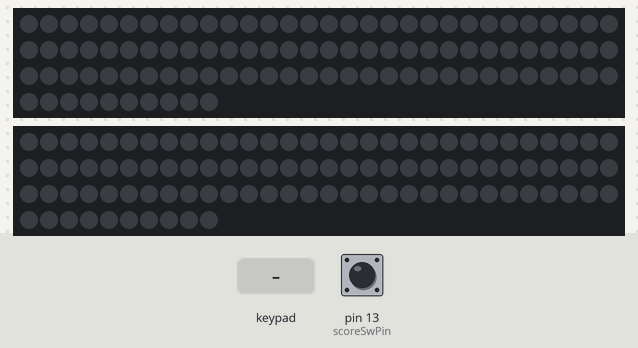
A sketch run on a simulated Arduino Uno, built with avr-gcc and run on an emulated ATmega328P. Shown: 2 × 100 RGB LEDs in strip order, left to right, continuing on the next row. Inputs (shaded band) come from the test bench; at power-on: pin 13 (scoreSwPin) LOW. The strip is taken to match the declared colour order.

Above: at 1.2 s.
1.3 s: keypad keys 7 2 3 5 pressed 0.4 s apart
At 2.7 s:
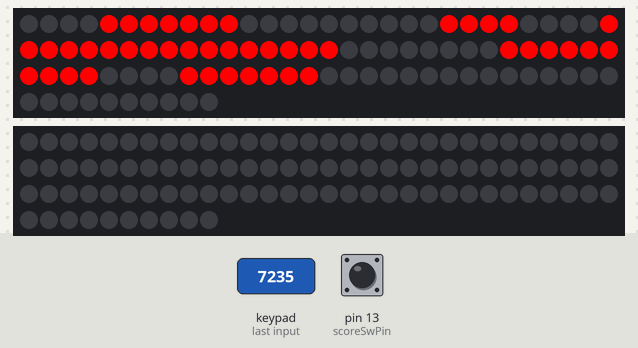
4.4 s: keypad keys 7 2 3 5 # pressed 0.4 s apart
At 6.9 s:
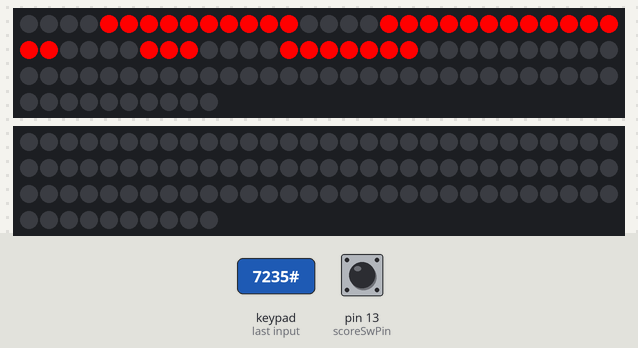
Timing chart, 0 to 8.4 s (numbered marks = the images above; inputs shaded):
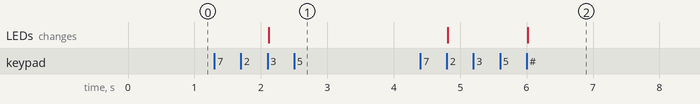

Measured:
- after the input at 1.3 s, the LEDs: change after 0.82 s (image 1)
- after the input at 4.4 s, the LEDs: first change after 0.42 s (image 2 shows a later state)

The sketch:

ScoreboardScores.ino
```cpp
/*
   File:   ScoreboardScores.ino
   Author: Janna Camperman

   Code Description: Displays two 3-digit scores from keypad input.

   Hardware: Arduino Uno, 12 Button Keypad, 2x 4-digit serial 7-Segment Displays (Sparkfun),
             On-On SPDT Switch
*/

#include <Key.h>
#include <Keypad.h>
#include <SoftwareSerial.h>
#include <Wire.h>
#include <Adafruit_NeoPixel.h>

#define scoreSwPin 13 // used to determine which score to write to -- on-on toggle switch used
#define rxPin1 15
#define txPin1 12
#define rxPin2 14
#define txPin2 11
#define ledPin1 9
#define ledPin2 10

SoftwareSerial serDisp1(rxPin1, txPin1); // used to display score1 on the control console
SoftwareSerial serDisp2(rxPin2, txPin2); // used to display score2 on the control console

// keypad initialization
const byte ROWS = 4;
const byte COLS = 3;
char keys[ROWS][COLS] = {
  {'1','2','3'},
  {'4','5','6'},
  {'7','8','9'},
  {'#','0','*'}
};
// the pins were ordered so that they are in order from the physical keypad 8-2 (L to R)
byte rowPins[ROWS] = {7, 2, 3, 5};
byte colPins[COLS] = {6, 8, 4};
Keypad keypad = Keypad( makeKeymap(keys), rowPins, colPins, ROWS, COLS );

//LED initialization
Adafruit_NeoPixel strip1 = Adafruit_NeoPixel(100, ledPin1, NEO_RGB + NEO_KHZ800); // Score1 on scoreboard
Adafruit_NeoPixel strip2 = Adafruit_NeoPixel(100, ledPin2, NEO_RGB + NEO_KHZ800); // Score2 on scoreboard

// LED layout on scoreboard
//      5  6  7
//  4            8
//  3            9
//  2            10
//  1            11
//     14 13 12
// 15            25
// 16            24
// 17            23
// 18            22
//     19 20 21

int ledLayout[10][28] = {
  {1,1,1,1, 1,1,1, 1,1,1,1, 0,0,0, 1,1,1,1, 1,1,1, 1,1,1,1}, //0
  {0,0,0,0, 0,0,0, 1,1,1,1, 0,0,0, 0,0,0,0, 0,0,0, 1,1,1,1}, //1
  {0,0,0,0, 1,1,1, 1,1,1,1, 1,1,1, 1,1,1,1, 1,1,1, 0,0,0,0}, //2
  {0,0,0,0, 1,1,1, 1,1,1,1, 1,1,1, 0,0,0,0, 1,1,1, 1,1,1,1}, //3
  {1,1,1,1, 0,0,0, 1,1,1,1, 1,1,1, 0,0,0,0, 0,0,0, 1,1,1,1}, //4
  {1,1,1,1, 1,1,1, 0,0,0,0, 1,1,1, 0,0,0,0, 1,1,1, 1,1,1,1}, //5
  {1,1,1,1, 1,1,1, 0,0,0,0, 1,1,1, 1,1,1,1, 1,1,1, 1,1,1,1}, //6
  {0,0,0,0, 1,1,1, 1,1,1,1, 0,0,0, 0,0,0,0, 0,0,0, 1,1,1,1}, //7
  {1,1,1,1, 1,1,1, 1,1,1,1, 1,1,1, 1,1,1,1, 1,1,1, 1,1,1,1}, //8
  {1,1,1,1, 1,1,1, 1,1,1,1, 1,1,1, 0,0,0,0, 1,1,1, 1,1,1,1}  //9
};

void setup(){
  serDisp1.begin(9600);
  serDisp1.write(0x76); // Clear
  serDisp2.begin(9600);
  serDisp2.write(0x76); // Clear

  strip1.begin();
  strip1.show();
  strip2.begin();
  strip2.show();
}

void loop(){

  // Program takes 3 digit scores, wait for each digit until it is received (in order)
  char keypadVal[3];
  keypadVal[0] = keypad.waitForKey();
  keypadVal[1] = keypad.waitForKey();
  keypadVal[2] = keypad.waitForKey();

  // Convert ASCII value input to numerical digit
  int val1 = keypadVal[0] - 48;
  int val2 = keypadVal[1] - 48;
  int val3 = keypadVal[2] - 48;

  if(digitalRead(scoreSwPin) == LOW){ // Score1
    for(int i=0; i<25; i++){ // Set LEDs for first digit of score1
      if(ledLayout[val1][i] == 1){
        strip1.setPixelColor(i, strip1.Color(255,0,0));
      }
      else if(ledLayout[val1][i] == 0){
        strip1.setPixelColor(i, strip1.Color(0,0,0));
      }
    }
    for(int i=25; i<50; i++){ // Set LEDs for second digit of score1
      if(ledLayout[val2][i-25] == 1){
        strip1.setPixelColor(i, strip1.Color(255,0,0));
      }
      else if(ledLayout[val2][i-25] == 0){
        strip1.setPixelColor(i, strip1.Color(0,0,0));
      }
    }
    for(int i=50; i<75; i++){ // Set LEDs for third digit of score1
      if(ledLayout[val3][i-50] == 1){
        strip1.setPixelColor(i, strip1.Color(255,0,0));
      }
      else if(ledLayout[val3][i-50] == 0){
        strip1.setPixelColor(i, strip1.Color(0,0,0));
      }
    }
    strip1.show(); // Display to LEDs

    char disp[3];
    sprintf(disp, "%d%d%d", val1, val2, val3); // Concatenate score digits into a char array
    serDisp1.write(0x76); // Clear
    serDisp1.write(0x79); // Send the Move Cursor Command
    serDisp1.write(0x01); // Send the data byte, with value 1
    serDisp1.write(disp); // Display score1 to serial display on control panel
  }

  else { //Score2
    for(int i=0; i<25; i++){
      if(ledLayout[val1][i] == 1){ // Set LEDs for first digit of score2
        strip2.setPixelColor(i, strip2.Color(255,0,0));
      }
      else if(ledLayout[val1][i] == 0){
        strip2.setPixelColor(i, strip2.Color(0,0,0));
      }
    }
    for(int i=25; i<50; i++){ // Set LEDs for second digit of score2
      if(ledLayout[val2][i-25] == 1){
        strip2.setPixelColor(i, strip2.Color(255,0,0));
      }
      else if(ledLayout[val2][i-25] == 0){
        strip2.setPixelColor(i, strip2.Color(0,0,0));
      }
    }
    for(int i=50; i<75; i++){ // Set LEDs for third digit of score2
      if(ledLayout[val3][i-50] == 1){
        strip2.setPixelColor(i, strip2.Color(255,0,0));
      }
      else if(ledLayout[val3][i-50] == 0){
        strip2.setPixelColor(i, strip2.Color(0,0,0));
      }
    }
    strip2.show(); //Display to LEDs

    char disp[3];
    sprintf(disp, "%d%d%d", val1, val2, val3); // Concatenate score digits into a char array
    serDisp2.write(0x76); // Clear
    serDisp2.write(0x79); // Send the Move Cursor Command
    serDisp2.write(0x01); // Send the data byte, with value 1
    serDisp2.write(disp); // Display score2 to serial display on control panel
  }
}
```
